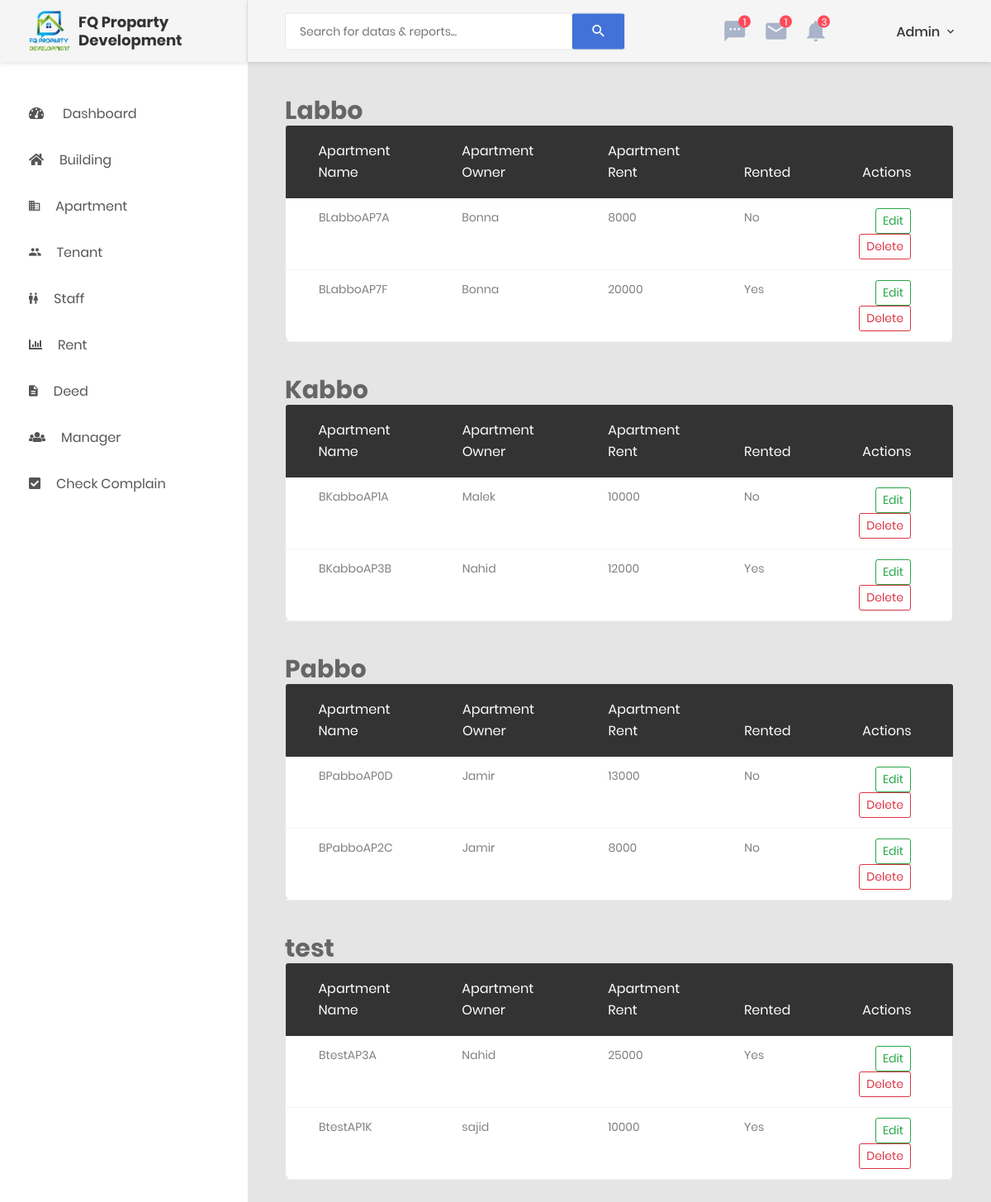
The app's page /apt-list.php (signed in) with its own data.
### tables this page shows
CREATE TABLE `building` (
  `buildingID` int(11) NOT NULL,
  `buildingName` varchar(255) NOT NULL,
  `buildingLoc` varchar(255) NOT NULL,
  `buildingStor` int(11) NOT NULL
);

CREATE TABLE `apartment` (
  `apartmentID` int(11) NOT NULL,
  `apartmentName` varchar(255) NOT NULL,
  `building` varchar(255) NOT NULL,
  `aptOwner` varchar(255) NOT NULL,
  `aptFair` int(11) NOT NULL,
  `tenantName` varchar(255) DEFAULT NULL
);

### includes/db-config.php (called while the page is built, shortened)
<?php
$tenant = 'tenant';
$building = 'building';
$apartment = 'apartment';

### apt-list.php (the view, shortened to what this page needs)
<?php
include ('includes/db-config.php');
include ('includes/header.php');
include ('includes/sidebar.php'); ?>
<div class="page-container">
    <?php
    include ('includes/header-desktop.php');
    ?>
    <?php
    $sqlforbld = "SELECT buildingName FROM $building";
    $resultforbld = mysqli_query($mysqli, $sqlforbld) or die(mysqli_error($mysqli));
    ?>
    <div class="main-content">
        <div class="section__content section__content--p30">
            <div class="container-fluid">
                <div class="row">
                    <?php
                    while ($dataforbld = $resultforbld->fetch_assoc()) {
                        $dtfbld = $dataforbld['buildingName'];
                        $sqlforb01 = "SELECT * FROM $apartment WHERE building = '$dtfbld'";
                        $resultforb01 = mysqli_query($mysqli, $sqlforb01) or die(mysqli_error($mysqli));
                        ?>
                        <div class="col-lg-12">
                            <h2 class="building__header">
                                <a class="custom__a" href="single-bld.php?bld=<?= $dataforbld['buildingName'] ?>
                                "><?= $dataforbld['buildingName'] ?></a>
                            </h2>
                            <div class="table-responsive m-b-40">
                                <table class="table table-borderless table-data3">
                                    <thead>
                                        <tr>
                                            <th>Apartment Name</th>
                                            <th>Apartment Owner</th>
                                            <th>Apartment Rent</th>
                                            <th>Rented</th>
                                            <th>Actions</th>
                                        </tr>
                                    </thead>
                                    <tbody>
                                        <?php while ($dataforb01 = $resultforb01->fetch_assoc()) {
                                            $ct = $dataforb01['apartmentName'];
                                            $checktenant = "SELECT * FROM $tenant WHERE apartmentName = '$ct'";
                                            $checktenantrun = mysqli_query($mysqli, $checktenant) or die(mysqli_error($mysqli));
                                            $numoforws = mysqli_num_rows($checktenantrun);
                                            ?>
                                            <tr>
                                                <td>
                                                    <?= $dataforb01['apartmentName'] ?>
                                                </td>
                                                <td>
                                                    <?= $dataforb01['aptOwner'] ?>
                                                </td>
                                                <td>
                                                    <?= $dataforb01['aptFair'] ?>
                                                </td>
                                                <td>
                                                    <?php if ($numoforws > 0) { ?>
                                                        Yes
                                                    <?php } else { ?>
                                                        No
                                                    <?php } ?>
                                                </td>
                                                <td>
                                                    <div>
                                                        <button type="button" class="btn btn-outline-success btn-sm"
                                                            onclick="window.location='edit-apt.php?apt=<?= $dataforb01['apartmentName'] ?>';">Edit</button>
                                                        <button type="button" class="btn btn-outline-danger btn-sm"
                                                            onclick="window.location='del-apt.php?apt=<?= $dataforb01['apartmentName'] ?>';">Delete</button>
                                                    </div>
                                                </td>
                                            </tr>
                                        <?php } ?>
                                    </tbody>
                                </table>
                            </div>
                        </div>
                    <?php } ?>
                </div>
            </div>
        </div>
    </div>
</div>
<?php
include ('includes/footer.php');
?>

### css/custom.css (style rules this page uses)
.custom__a { color: #666666; }
.building__header { display: flex; gap: 2vh; }

### records on screen
building: buildingName "Labbo"
apartment: apartmentName "BLabboAP7A", aptOwner "Bonna", aptFair "8000", shows "No"
apartment: apartmentName "BLabboAP7F", aptOwner "Bonna", aptFair "20000", shows "Yes"
building: buildingName "Kabbo"
apartment: apartmentName "BKabboAP1A", aptOwner "Malek", aptFair "10000", shows "No"
apartment: apartmentName "BKabboAP3B", aptOwner "Nahid", aptFair "12000", shows "Yes"
building: buildingName "Pabbo"
apartment: apartmentName "BPabboAP0D", aptOwner "Jamir", aptFair "13000", shows "No"
apartment: apartmentName "BPabboAP2C", aptOwner "Jamir", aptFair "8000", shows "No"
building: buildingName "test"
apartment: apartmentName "BtestAP3A", aptOwner "Nahid", aptFair "25000", shows "Yes"
apartment: apartmentName "BtestAP1K", aptOwner "sajid", aptFair "10000", shows "Yes"

### other values on screen
$_SESSION['username'] "Admin"
